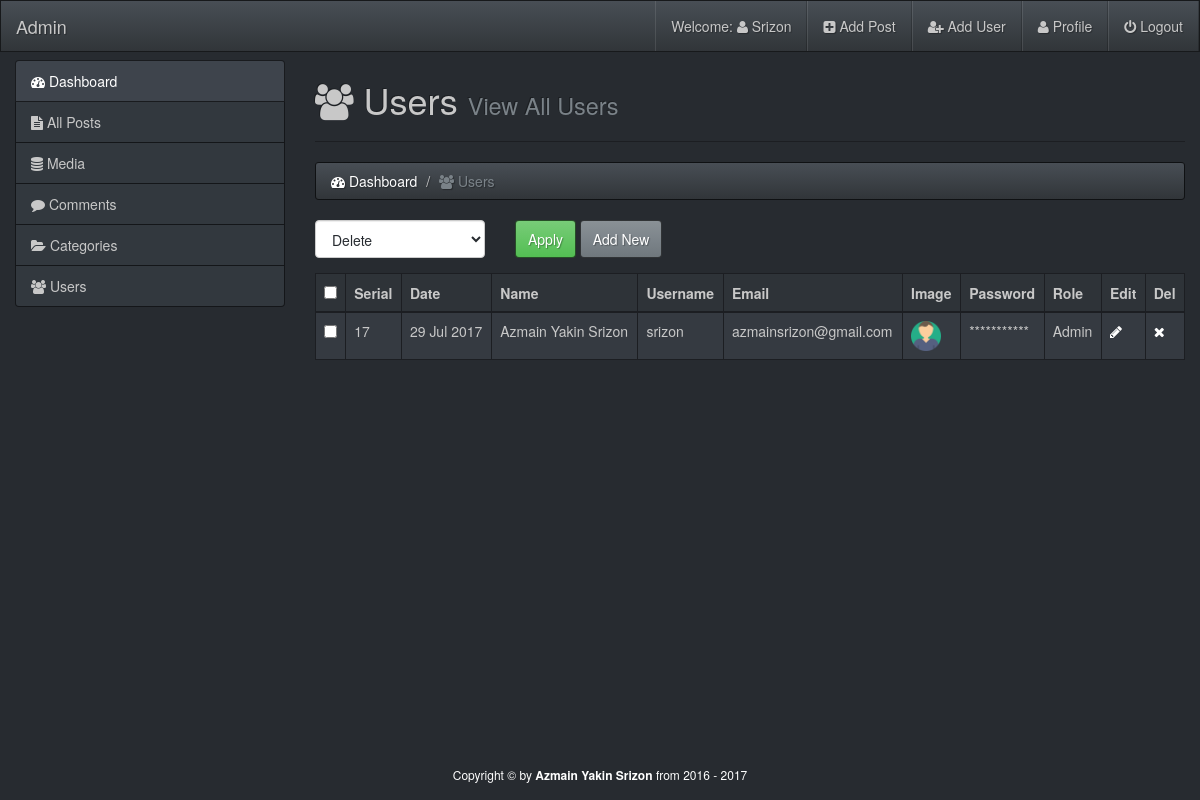
The app's page /admin/users.php (signed in) with its own data.
### tables this page shows
CREATE TABLE IF NOT EXISTS `users` (
  `id` int(11) NOT NULL AUTO_INCREMENT,
  `date` int(11) NOT NULL,
  `first_name` varchar(255) NOT NULL,
  `last_name` varchar(255) NOT NULL,
  `username` varchar(255) NOT NULL,
  `email` varchar(255) NOT NULL,
  `image` varchar(255) NOT NULL,
  `password` varchar(255) NOT NULL,
  `role` varchar(255) NOT NULL,
  `details` text NOT NULL,
  `salt` varchar(255) NOT NULL DEFAULT '$2y$10$quickbrownfoxjumpsover',
  PRIMARY KEY (`id`),
  UNIQUE KEY `username` (`username`,`email`)
);

### admin/users.php (the view, shortened to what this page needs)
<?php require_once('inc/top.php');?>
  </head>
  <body>
    <div id="wrapper">
        <?php require_once('inc/header.php');?>
        <div class="container-fluid body-section">
            <div class="row">
                <div class="col-md-3">
                    <?php require_once('inc/sidebar.php');?>
                </div>
                <div class="col-md-9">
                    <h1><i class="fa fa-users"></i> Users <small>View All Users</small></h1><hr>
                    <ol class="breadcrumb">
                        <li><a href="index.php"><i class="fa fa-tachometer"></i> Dashboard</a></li>
                      <li class="active"><i class="fa fa-users"></i> Users</li>
                    </ol>
                    <?php
                    $query = "SELECT * FROM users ORDER BY id DESC";
                    $run = mysqli_query($con, $query);
                    if(mysqli_num_rows($run) > 0){
                    ?>
                    <form action="" method="post">
                    <div class="row">
                        <div class="col-sm-8">
                                <div class="row">
                                    <div class="col-xs-4">
                                        <div class="form-group">
                                            <select name="bulk-options" id="" class="form-control">
                                                <option value="delete">Delete</option>
                                            </select>
                                        </div>
                                    </div>
                                    <div class="col-xs-8">
                                        <input type="submit" class="btn btn-success" value="Apply">
                                        <a href="add-user.php" class="btn btn-primary">Add New</a>
                                    </div>
                                </div>
                        </div>
                    </div>
                    <table class="table table-bordered table-striped table-hover">
                        <thead>
                            <tr>
                               <th><input type="checkbox" id="selectallboxes"></th>
                                <th>Serial</th>
                                <th>Date</th>
                                <th>Name</th>
                                <th>Username</th>
                                <th>Email</th>
                                <th>Image</th>
                                <th>Password</th>
                                <th>Role</th>
                                <th>Edit</th>
                                <th>Del</th>
                            </tr>
                        </thead>
                        <tbody>
                           <?php
                            while($row = mysqli_fetch_array($run)){
                                $id = $row['id'];
                                $first_name = ucfirst($row['first_name']);
                                $last_name = ucfirst($row['last_name']);
                                $email = $row['email'];
                                $username = $row['username'];
                                $role = $row['role'];
                                $image = $row['image'];
                                $date = getdate($row['date']);
                                $day = $date['mday'];
                                $month = substr($date['month'],0,3);
                                $year = $date['year'];
                            ?>
                            <tr>
                               <td><input type="checkbox" class="checkboxes" name="checkboxes[]" value="<?php echo $id;?>"></td>
                                <td><?php echo $id;?></td>
                                <td><?php echo "$day $month $year";?></td>
                                <td><?php echo "$first_name $last_name";?></td>
                                <td><?php echo $username;?></td>
                                <td><?php echo $email;?></td>
                                <td><img src="img/<?php echo $image;?>" width="30px"></td>
                                <td>***********</td>
                                <td><?php echo ucfirst($role);?></td>
                                <td><a href="edit-user.php?edit=<?php echo $id;?>"><i class="fa fa-pencil"></i></a></td>
                                <td><a href="users.php?del=<?php echo $id;?>"><i class="fa fa-times"></i></a></td>
                            </tr>
                            <?php }?>
                        </tbody>
                    </table>
                    <?php
                    }
                    else{
                        echo "<center><h2>No Users Availabe Now</h2></center>";
                    }
                    ?>
                    </form>
                </div>
            </div>
        </div>
<?php require_once('inc/footer.php');?>

### admin/css/style.css (style rules this page uses)
html,body { height: 100%; }
body { padding-top: 60px; }
#wrapper { min-height: 100%; position: relative; }
.body-section { padding-bottom: 70px; }

### records on screen
users: id "17", date "29", date "Jul", date "2017", first_name "Azmain Yakin", last_name "Srizon", username "srizon", email "azmainsrizon@gmail.com", image (picture), role "Admin"

### other values on screen
$session_username2 "Srizon"
